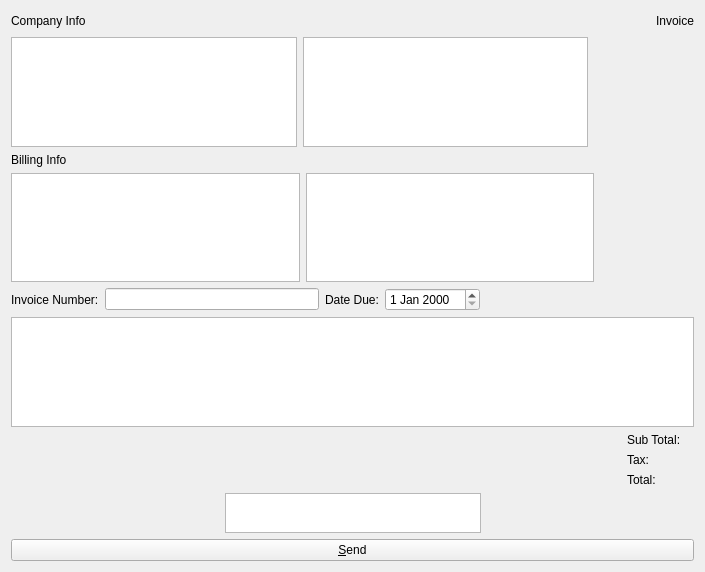
<?xml version="1.0" encoding="UTF-8"?>
<ui version="4.0">
 <class>InvoiceViewPage</class>
 <widget class="QWidget" name="InvoiceViewPage">
  <property name="geometry">
   <rect>
    <x>0</x>
    <y>0</y>
    <width>705</width>
    <height>572</height>
   </rect>
  </property>
  <property name="windowTitle">
   <string>Invoice Page</string>
  </property>
  <layout class="QVBoxLayout" name="verticalLayout">
   <item>
    <layout class="QHBoxLayout" name="horizontalLayout_2">
     <item>
      <widget class="QLabel" name="label_2">
       <property name="text">
        <string>Company Info</string>
       </property>
      </widget>
     </item>
     <item>
      <spacer name="horizontalSpacer">
       <property name="orientation">
        <enum>Qt::Horizontal</enum>
       </property>
       <property name="sizeHint" stdset="0">
        <size>
         <width>40</width>
         <height>20</height>
        </size>
       </property>
      </spacer>
     </item>
     <item>
      <widget class="QLabel" name="label">
       <property name="text">
        <string>Invoice</string>
       </property>
      </widget>
     </item>
    </layout>
   </item>
   <item>
    <layout class="QHBoxLayout" name="horizontalLayout">
     <item>
      <widget class="QTextEdit" name="companyInfoLeft"/>
     </item>
     <item>
      <widget class="QTextEdit" name="companyInfoRight"/>
     </item>
     <item>
      <widget class="QLabel" name="logo">
       <property name="enabled">
        <bool>true</bool>
       </property>
       <property name="minimumSize">
        <size>
         <width>100</width>
         <height>100</height>
        </size>
       </property>
       <property name="maximumSize">
        <size>
         <width>100</width>
         <height>100</height>
        </size>
       </property>
       <property name="text">
        <string/>
       </property>
       <property name="pixmap">
        <pixmap resource="../bitcoin.qrc">:/images/backg</pixmap>
       </property>
       <property name="scaledContents">
        <bool>true</bool>
       </property>
       <property name="alignment">
        <set>Qt::AlignLeading|Qt::AlignLeft|Qt::AlignTop</set>
       </property>
       <property name="wordWrap">
        <bool>false</bool>
       </property>
      </widget>
     </item>
    </layout>
   </item>
   <item>
    <widget class="QLabel" name="label_3">
     <property name="text">
      <string>Billing Info</string>
     </property>
    </widget>
   </item>
   <item>
    <layout class="QHBoxLayout" name="horizontalLayout_3">
     <item>
      <widget class="QTextEdit" name="billingInfoLeft"/>
     </item>
     <item>
      <widget class="QTextEdit" name="billingInfoRight"/>
     </item>
     <item>
      <spacer name="horizontalSpacer_3">
       <property name="orientation">
        <enum>Qt::Horizontal</enum>
       </property>
       <property name="sizeType">
        <enum>QSizePolicy::Fixed</enum>
       </property>
       <property name="sizeHint" stdset="0">
        <size>
         <width>100</width>
         <height>50</height>
        </size>
       </property>
      </spacer>
     </item>
    </layout>
   </item>
   <item>
    <layout class="QHBoxLayout" name="horizontalLayout_4">
     <item>
      <widget class="QLabel" name="label_5">
       <property name="text">
        <string>Invoice Number:</string>
       </property>
      </widget>
     </item>
     <item>
      <widget class="QLineEdit" name="invoiceNumber"/>
     </item>
     <item>
      <widget class="QLabel" name="label_4">
       <property name="text">
        <string>Date Due:</string>
       </property>
      </widget>
     </item>
     <item>
      <widget class="QDateEdit" name="dueDate"/>
     </item>
     <item>
      <spacer name="horizontalSpacer_7">
       <property name="orientation">
        <enum>Qt::Horizontal</enum>
       </property>
       <property name="sizeHint" stdset="0">
        <size>
         <width>40</width>
         <height>20</height>
        </size>
       </property>
      </spacer>
     </item>
    </layout>
   </item>
   <item>
    <widget class="QTableView" name="invoiceItemTableView"/>
   </item>
   <item>
    <layout class="QHBoxLayout" name="horizontalLayout_5">
     <item>
      <spacer name="horizontalSpacer_4">
       <property name="orientation">
        <enum>Qt::Horizontal</enum>
       </property>
       <property name="sizeHint" stdset="0">
        <size>
         <width>348</width>
         <height>20</height>
        </size>
       </property>
      </spacer>
     </item>
     <item>
      <layout class="QGridLayout" name="gridLayout">
       <item row="0" column="0">
        <widget class="QLabel" name="subtotalLabel">
         <property name="text">
          <string>Sub Total:</string>
         </property>
        </widget>
       </item>
       <item row="1" column="0">
        <widget class="QLabel" name="taxLabel">
         <property name="text">
          <string>Tax:</string>
         </property>
        </widget>
       </item>
       <item row="2" column="0">
        <widget class="QLabel" name="totalLabel">
         <property name="text">
          <string>Total:</string>
         </property>
        </widget>
       </item>
       <item row="0" column="1">
        <widget class="QLabel" name="subtotal">
         <property name="text">
          <string/>
         </property>
        </widget>
       </item>
       <item row="1" column="1">
        <widget class="QLabel" name="tax">
         <property name="text">
          <string/>
         </property>
        </widget>
       </item>
       <item row="2" column="1">
        <widget class="QLabel" name="total">
         <property name="text">
          <string/>
         </property>
        </widget>
       </item>
      </layout>
     </item>
    </layout>
   </item>
   <item>
    <layout class="QHBoxLayout" name="horizontalLayout_6">
     <item>
      <spacer name="horizontalSpacer_5">
       <property name="orientation">
        <enum>Qt::Horizontal</enum>
       </property>
       <property name="sizeHint" stdset="0">
        <size>
         <width>40</width>
         <height>20</height>
        </size>
       </property>
      </spacer>
     </item>
     <item>
      <widget class="QTextEdit" name="footer">
       <property name="maximumSize">
        <size>
         <width>16777215</width>
         <height>40</height>
        </size>
       </property>
      </widget>
     </item>
     <item>
      <spacer name="horizontalSpacer_6">
       <property name="orientation">
        <enum>Qt::Horizontal</enum>
       </property>
       <property name="sizeHint" stdset="0">
        <size>
         <width>40</width>
         <height>20</height>
        </size>
       </property>
      </spacer>
     </item>
    </layout>
   </item>
   <item>
    <layout class="QHBoxLayout" name="horizontalLayout_7">
     <item>
      <widget class="QPushButton" name="sendButton">
       <property name="text">
        <string>&amp;Send</string>
       </property>
      </widget>
     </item>
    </layout>
   </item>
  </layout>
  <zorder>invoiceItemTableView</zorder>
  <zorder>label_3</zorder>
  <zorder></zorder>
  <zorder>horizontalLayoutWidget</zorder>
 </widget>
 <resources>
  <include location="../bitcoin.qrc"/>
 </resources>
 <connections/>
</ui>
